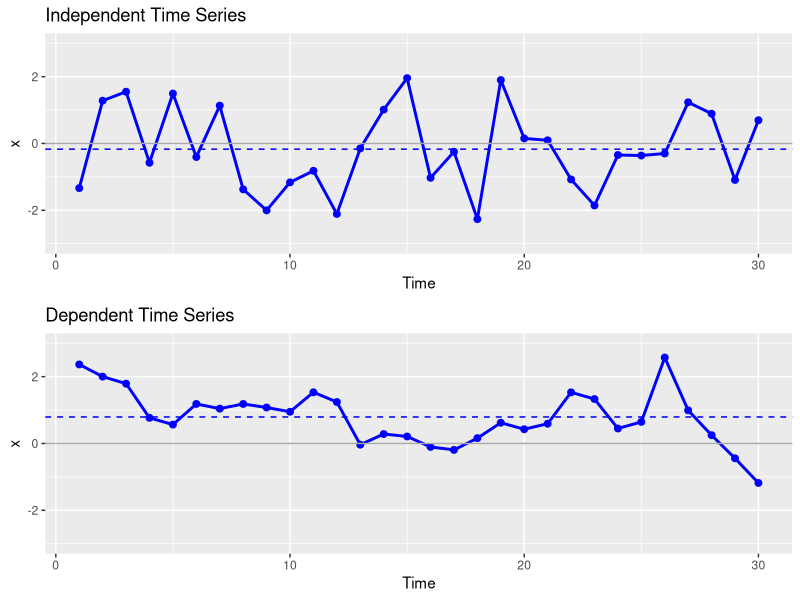
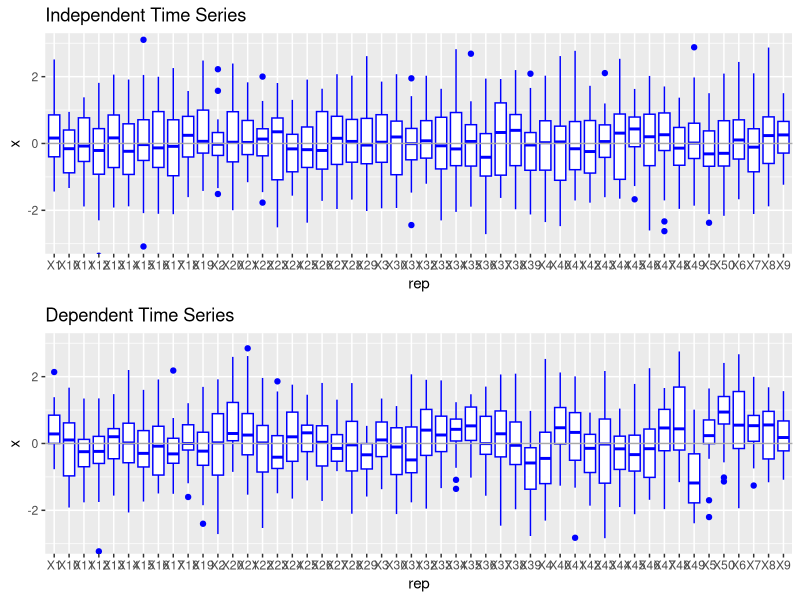

The R source for these figures, in order:
###################################################
## PRACTICE:  Consequences of Ignoring Dependence
#             comparing operating characteristics
##            of statistical procedures when assumptions of 
##            independence are violated
## SOLUTION CODE
##
## DSC 383: Advanced Predictive Models for Complex Data
## By:  Kate Calder, UT Austin
## Last updated: July 1, 2021
###################################################

# load library
library(mvtnorm)
library(ggplot2)
library(gridExtra)
library(tidyverse)

###################################################
# Functions for generating independent
# and dependent samples

# generate n_samples of a time series of
# length n with each x[t] ~ iid N(mu, sigma2)
sim_indep <- function(n_samples, n, mu, sigma2) 
                { 
                  return(sapply(1:n_samples, 
                                function(x) rnorm(n, mu, sqrt(sigma2))))
                }

# test the function
sim_indep(3, 30, 0, 1)

# generate n_samples of a time series of
# length n with each x[1:n] ~ MVN(mu, Sigma)
# where Sigma_ij = sigma2 * rho^|i-j|
sim_dep <- function(n_samples, n, mu, sigma2, rho)
            {
              cov_mat <- sigma2 * rho^as.matrix(dist(1:n))
              return(sapply(1:n_samples,
                            function(x) rmvnorm(1, rep(mu, n), cov_mat)))
}

# test the function
sim_dep(3, 30, 0, 1, .8)

###################################################

###################################################
## QUESTION 1

# set values for the parameters
mu_tr <- 0
sigma2 <- 1
rho <- .7

# set length of the time series
n <- 30

# set number of simulated time series
num_sim <- 1

# simulate the independent time series
sim_data_indep <- data.frame("Time" = 1:n,
                           "x" = sim_indep(num_sim, 
                                           n, 
                                           mu_tr, 
                                           sigma2))

# construct a plot of the independent time series
gg_indep <- ggplot(sim_data_indep,
                    aes(x = Time, y = x)) + 
                geom_line(size = 1, color = "blue") +
                geom_point(shape = 19, size = 2, fill = "white", color = "blue") +
                geom_hline(yintercept = mu_tr,
                           color = "darkgrey") +
                geom_hline(yintercept = mean(sim_data_indep$x),
                           linetype="dashed", 
                           color = "blue") +
                coord_cartesian(ylim = c(mu_tr - 3 * sqrt(sigma2), 
                                         mu_tr + 3 * sqrt(sigma2))) +
                ggtitle("Independent Time Series")

# simulate the dependent time series
sim_data_dep <- data.frame("Time" = 1:n,
                             "x" = sim_dep(num_sim, 
                                           n, 
                                           mu_tr, 
                                           sigma2, 
                                           rho))

# construct a plot of the independent time series
gg_dep <- ggplot(sim_data_dep,
                 aes(x = Time, y = x)) + 
                geom_line(size = 1, color = "blue") +
                geom_point(shape = 19, size = 2, fill = "white", color = "blue") +
                geom_hline(yintercept = mu_tr,
                            color = "darkgrey") +
                geom_hline(yintercept = mean(sim_data_dep$x),
                          linetype="dashed", 
                          color = "blue") +
                coord_cartesian(ylim = c(mu_tr - 3 * sqrt(sigma2), 
                                mu_tr + 3 * sqrt(sigma2))) +
                ggtitle("Dependent Time Series")

# display the plots
grid.arrange(gg_indep, gg_dep)

###################################################
## QUESTION 2

# set values for the parameters
mu_tr <- 0
sigma2 <- 1
rho <- .7

# set length of the time series
n <- 30

# set number of simulated time series
num_sim <- 50

# simulate num_sim time series
sim_data_indep_big <- data.frame("Time" = 1:n,
                          sim_indep(num_sim, 
                                    n, 
                                    mu_tr, 
                                    sigma2))

# convert to long format
sim_data_indep_long <- sim_data_indep_big %>%
                          pivot_longer(cols = -Time,
                                        names_to = "rep",
                                        values_to = "x")

# construct boxplots of the simulated 
# time series collapsed over time
gg_indep_boxplots <- ggplot(sim_data_indep_long,
                            aes(x = as.factor(rep), 
                                y = x)) + 
                        geom_boxplot(color = "blue") +
                        geom_hline(yintercept = mu_tr,
                          color = "darkgrey") +
                      coord_cartesian(ylim = c(mu_tr - 3 * sqrt(sigma2), 
                           mu_tr + 3 * sqrt(sigma2))) +
                      ggtitle("Independent Time Series") + 
                      xlab("rep")

# simulate num_sim time series
sim_data_dep_big <- data.frame("Time" = 1:n,
                                 sim_dep(num_sim, 
                                         n, 
                                         mu_tr, 
                                         sigma2, 
                                         rho))

# convert to long format
sim_data_dep_long <- sim_data_dep_big %>%
                        pivot_longer(cols = -Time,
                                      names_to = "rep",
                                      values_to = "x")

# construct boxplots of the simulated 
# time series collapsed over time
gg_dep_boxplots <- ggplot(sim_data_dep_long,
                            aes(x = as.factor(rep), 
                                y = x)) + 
                      geom_boxplot(color = "blue") +
                      geom_hline(yintercept = mu_tr,
                                  color = "darkgrey") +
                      coord_cartesian(ylim = c(mu_tr - 3 * sqrt(sigma2), 
                                      mu_tr + 3 * sqrt(sigma2))) +
                      ggtitle("Dependent Time Series") + 
                      xlab("rep")

# display the plots
grid.arrange(gg_indep_boxplots, gg_dep_boxplots)

########################
## QUESTION 3

# set values for the parameters
mu_tr <- 0
sigma2 <- 1
rho <- .7

# set length of the time series
n <- 30

# set number of simulated time series
num_sim <- 5000

# set signifigance level
alpha <- 0.05

# simulate num_sim independent time series
sim_data_indep_big <- data.frame("Time" = 1:n,
                                 sim_indep(num_sim, 
                                           n, 
                                           mu_tr, 
                                           sigma2))

# simulate num_sim dependent time series
sim_data_dep_big <- data.frame("Time" = 1:n,
                               sim_dep(num_sim, 
                                       n, 
                                       mu_tr, 
                                       sigma2, 
                                       rho))

# coverage function - checks whether mu_tr
# is in the (1-alpha)*100% confidence interval
# constructed assuming independence

cover <- function(x, mu_tr, alpha)
            {
              x_bar <- mean(x)
              se <- sqrt(var(x)/length(x))
              return(mu_tr > x_bar - se * qt(1-alpha/2, length(x)-1) &
                       mu_tr < x_bar + se * qt(1-alpha/2, df=length(x)-1))
              }

# calculate the empirical coverage rate for the 
# independent time series
mean(apply(sim_data_indep_big[2:num_sim], 
           2, 
           function(x) cover(x, mu_tr, alpha)))

# calculate the empirical coverage rate for the 
# dependent time series
mean(apply(sim_data_dep_big[2:num_sim], 
           2, 
           function(x) cover(x, mu_tr, alpha)))
